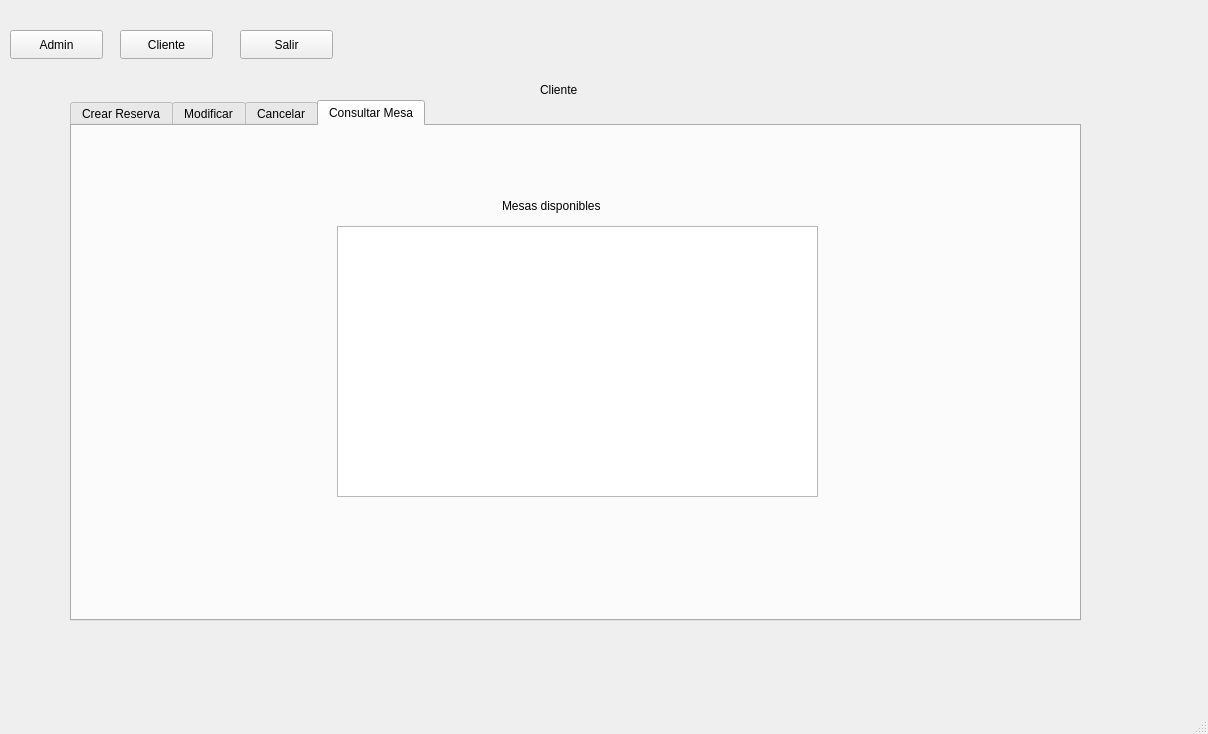
<?xml version="1.0" encoding="UTF-8"?>
<ui version="4.0">
 <class>cframe</class>
 <widget class="QMainWindow" name="cframe">
  <property name="geometry">
   <rect>
    <x>0</x>
    <y>0</y>
    <width>1208</width>
    <height>734</height>
   </rect>
  </property>
  <property name="windowTitle">
   <string>cframe</string>
  </property>
  <widget class="QWidget" name="centralwidget">
   <widget class="QPushButton" name="pushButton_2">
    <property name="geometry">
     <rect>
      <x>120</x>
      <y>30</y>
      <width>93</width>
      <height>29</height>
     </rect>
    </property>
    <property name="text">
     <string>Cliente</string>
    </property>
   </widget>
   <widget class="QStackedWidget" name="stackedWidget">
    <property name="geometry">
     <rect>
      <x>20</x>
      <y>70</y>
      <width>1151</width>
      <height>561</height>
     </rect>
    </property>
    <property name="currentIndex">
     <number>1</number>
    </property>
    <widget class="QWidget" name="page">
     <widget class="QLabel" name="label">
      <property name="geometry">
       <rect>
        <x>510</x>
        <y>10</y>
        <width>63</width>
        <height>20</height>
       </rect>
      </property>
      <property name="text">
       <string>Admin</string>
      </property>
     </widget>
     <widget class="QTabWidget" name="tabWidget_2">
      <property name="geometry">
       <rect>
        <x>10</x>
        <y>60</y>
        <width>1111</width>
        <height>501</height>
       </rect>
      </property>
      <property name="currentIndex">
       <number>5</number>
      </property>
      <widget class="QWidget" name="tab_5">
       <attribute name="title">
        <string>Crear reserva</string>
       </attribute>
       <widget class="QDateEdit" name="de_FechaReservaAdmin">
        <property name="geometry">
         <rect>
          <x>390</x>
          <y>320</y>
          <width>131</width>
          <height>26</height>
         </rect>
        </property>
       </widget>
       <widget class="QLineEdit" name="le_TelefonoReservaAdmin">
        <property name="geometry">
         <rect>
          <x>390</x>
          <y>160</y>
          <width>113</width>
          <height>26</height>
         </rect>
        </property>
       </widget>
       <widget class="QLineEdit" name="le_CantidadReservaAdmin">
        <property name="geometry">
         <rect>
          <x>390</x>
          <y>220</y>
          <width>113</width>
          <height>26</height>
         </rect>
        </property>
       </widget>
       <widget class="QPushButton" name="bton_crear_reserva_5">
        <property name="geometry">
         <rect>
          <x>490</x>
          <y>390</y>
          <width>111</width>
          <height>29</height>
         </rect>
        </property>
        <property name="text">
         <string>Crear Reserva</string>
        </property>
       </widget>
       <widget class="QLabel" name="label_33">
        <property name="geometry">
         <rect>
          <x>180</x>
          <y>160</y>
          <width>63</width>
          <height>20</height>
         </rect>
        </property>
        <property name="text">
         <string>Telefono</string>
        </property>
       </widget>
       <widget class="QLabel" name="label_34">
        <property name="geometry">
         <rect>
          <x>180</x>
          <y>230</y>
          <width>63</width>
          <height>20</height>
         </rect>
        </property>
        <property name="text">
         <string>Cantidad</string>
        </property>
       </widget>
       <widget class="QLabel" name="label_35">
        <property name="geometry">
         <rect>
          <x>170</x>
          <y>100</y>
          <width>63</width>
          <height>20</height>
         </rect>
        </property>
        <property name="text">
         <string>Nombre</string>
        </property>
       </widget>
       <widget class="QLineEdit" name="le_NombreReservaAdmin">
        <property name="geometry">
         <rect>
          <x>390</x>
          <y>100</y>
          <width>113</width>
          <height>26</height>
         </rect>
        </property>
       </widget>
       <widget class="QTimeEdit" name="te_HoraReservaAdmin">
        <property name="geometry">
         <rect>
          <x>390</x>
          <y>270</y>
          <width>131</width>
          <height>26</height>
         </rect>
        </property>
       </widget>
       <widget class="QLabel" name="label_36">
        <property name="geometry">
         <rect>
          <x>190</x>
          <y>330</y>
          <width>63</width>
          <height>20</height>
         </rect>
        </property>
        <property name="text">
         <string>Fecha</string>
        </property>
       </widget>
       <widget class="QLabel" name="label_37">
        <property name="geometry">
         <rect>
          <x>180</x>
          <y>290</y>
          <width>63</width>
          <height>20</height>
         </rect>
        </property>
        <property name="text">
         <string>Hora</string>
        </property>
       </widget>
       <widget class="QListWidget" name="lista_CrearAdmin">
        <property name="geometry">
         <rect>
          <x>580</x>
          <y>70</y>
          <width>321</width>
          <height>251</height>
         </rect>
        </property>
       </widget>
       <widget class="QLabel" name="label_22">
        <property name="geometry">
         <rect>
          <x>580</x>
          <y>40</y>
          <width>121</width>
          <height>20</height>
         </rect>
        </property>
        <property name="text">
         <string>Seleccione Mesa</string>
        </property>
       </widget>
      </widget>
      <widget class="QWidget" name="tab_6">
       <attribute name="title">
        <string>Modificar Reserva</string>
       </attribute>
       <widget class="QStackedWidget" name="stackedWidget_4">
        <property name="geometry">
         <rect>
          <x>50</x>
          <y>20</y>
          <width>961</width>
          <height>411</height>
         </rect>
        </property>
        <property name="currentIndex">
         <number>0</number>
        </property>
        <widget class="QWidget" name="page_7">
         <widget class="QLineEdit" name="le_ModNombreAdmin">
          <property name="geometry">
           <rect>
            <x>290</x>
            <y>90</y>
            <width>113</width>
            <height>26</height>
           </rect>
          </property>
         </widget>
         <widget class="QPushButton" name="pushButton_5">
          <property name="geometry">
           <rect>
            <x>60</x>
            <y>130</y>
            <width>93</width>
            <height>29</height>
           </rect>
          </property>
          <property name="text">
           <string>Modificar</string>
          </property>
         </widget>
         <widget class="QLineEdit" name="le_ModCodigoAdmin">
          <property name="geometry">
           <rect>
            <x>290</x>
            <y>30</y>
            <width>113</width>
            <height>26</height>
           </rect>
          </property>
         </widget>
         <widget class="QLabel" name="label_38">
          <property name="geometry">
           <rect>
            <x>30</x>
            <y>80</y>
            <width>231</width>
            <height>20</height>
           </rect>
          </property>
          <property name="text">
           <string>Ingrese Nombre De representante</string>
          </property>
         </widget>
         <widget class="QLabel" name="label_39">
          <property name="geometry">
           <rect>
            <x>30</x>
            <y>30</y>
            <width>171</width>
            <height>20</height>
           </rect>
          </property>
          <property name="text">
           <string>Ingrese Codigo reserva</string>
          </property>
         </widget>
        </widget>
        <widget class="QWidget" name="page_8">
         <widget class="QLabel" name="label_40">
          <property name="geometry">
           <rect>
            <x>190</x>
            <y>100</y>
            <width>63</width>
            <height>20</height>
           </rect>
          </property>
          <property name="text">
           <string>Telefono</string>
          </property>
         </widget>
         <widget class="QLabel" name="label_41">
          <property name="geometry">
           <rect>
            <x>200</x>
            <y>270</y>
            <width>63</width>
            <height>20</height>
           </rect>
          </property>
          <property name="text">
           <string>Fecha</string>
          </property>
         </widget>
         <widget class="QLabel" name="label_42">
          <property name="geometry">
           <rect>
            <x>180</x>
            <y>40</y>
            <width>63</width>
            <height>20</height>
           </rect>
          </property>
          <property name="text">
           <string>Nombre</string>
          </property>
         </widget>
         <widget class="QLineEdit" name="le_NombreModificarAdmin">
          <property name="geometry">
           <rect>
            <x>400</x>
            <y>40</y>
            <width>113</width>
            <height>26</height>
           </rect>
          </property>
         </widget>
         <widget class="QLineEdit" name="le_TelefonoModifcarAdmin">
          <property name="geometry">
           <rect>
            <x>400</x>
            <y>100</y>
            <width>113</width>
            <height>26</height>
           </rect>
          </property>
         </widget>
         <widget class="QLabel" name="label_48">
          <property name="geometry">
           <rect>
            <x>190</x>
            <y>230</y>
            <width>63</width>
            <height>20</height>
           </rect>
          </property>
          <property name="text">
           <string>Hora</string>
          </property>
         </widget>
         <widget class="QDateEdit" name="de_FechaModificarAdmin">
          <property name="geometry">
           <rect>
            <x>400</x>
            <y>260</y>
            <width>131</width>
            <height>26</height>
           </rect>
          </property>
         </widget>
         <widget class="QLineEdit" name="le_CantidadModificarAdmin">
          <property name="geometry">
           <rect>
            <x>400</x>
            <y>160</y>
            <width>113</width>
            <height>26</height>
           </rect>
          </property>
         </widget>
         <widget class="QTimeEdit" name="te_HoraModificarAdmin">
          <property name="geometry">
           <rect>
            <x>400</x>
            <y>210</y>
            <width>131</width>
            <height>26</height>
           </rect>
          </property>
         </widget>
         <widget class="QPushButton" name="bton_crear_reserva_6">
          <property name="geometry">
           <rect>
            <x>500</x>
            <y>330</y>
            <width>151</width>
            <height>29</height>
           </rect>
          </property>
          <property name="text">
           <string>Modificar Reserva</string>
          </property>
         </widget>
         <widget class="QLabel" name="label_49">
          <property name="geometry">
           <rect>
            <x>190</x>
            <y>170</y>
            <width>63</width>
            <height>20</height>
           </rect>
          </property>
          <property name="text">
           <string>Cantidad</string>
          </property>
         </widget>
         <widget class="QListWidget" name="lista_ModificarAdmin">
          <property name="geometry">
           <rect>
            <x>550</x>
            <y>30</y>
            <width>381</width>
            <height>261</height>
           </rect>
          </property>
         </widget>
         <widget class="QLabel" name="label_23">
          <property name="geometry">
           <rect>
            <x>550</x>
            <y>10</y>
            <width>121</width>
            <height>20</height>
           </rect>
          </property>
          <property name="text">
           <string>Seleccione Mesa</string>
          </property>
         </widget>
        </widget>
       </widget>
      </widget>
      <widget class="QWidget" name="tab_7">
       <attribute name="title">
        <string>Cancelar Reserva</string>
       </attribute>
       <widget class="QLineEdit" name="le_NombreCancelarAdmin">
        <property name="geometry">
         <rect>
          <x>440</x>
          <y>180</y>
          <width>113</width>
          <height>26</height>
         </rect>
        </property>
       </widget>
       <widget class="QLabel" name="label_45">
        <property name="geometry">
         <rect>
          <x>180</x>
          <y>170</y>
          <width>231</width>
          <height>20</height>
         </rect>
        </property>
        <property name="text">
         <string>Ingrese Nombre De representante</string>
        </property>
       </widget>
       <widget class="QPushButton" name="pushButton_7">
        <property name="geometry">
         <rect>
          <x>210</x>
          <y>220</y>
          <width>141</width>
          <height>29</height>
         </rect>
        </property>
        <property name="text">
         <string>Cancelar Reserva</string>
        </property>
       </widget>
       <widget class="QLabel" name="label_46">
        <property name="geometry">
         <rect>
          <x>180</x>
          <y>120</y>
          <width>171</width>
          <height>20</height>
         </rect>
        </property>
        <property name="text">
         <string>Ingrese Codigo reserva</string>
        </property>
       </widget>
       <widget class="QLineEdit" name="le_CodigoCancelarAdmin">
        <property name="geometry">
         <rect>
          <x>440</x>
          <y>120</y>
          <width>113</width>
          <height>26</height>
         </rect>
        </property>
       </widget>
      </widget>
      <widget class="QWidget" name="tab_8">
       <attribute name="title">
        <string>Crear Mesa</string>
       </attribute>
       <widget class="QLineEdit" name="le_CrearMesaAdmin">
        <property name="geometry">
         <rect>
          <x>260</x>
          <y>40</y>
          <width>113</width>
          <height>26</height>
         </rect>
        </property>
       </widget>
       <widget class="QLabel" name="label_47">
        <property name="geometry">
         <rect>
          <x>20</x>
          <y>40</y>
          <width>231</width>
          <height>20</height>
         </rect>
        </property>
        <property name="text">
         <string>Ingrese Nombre de la mesa</string>
        </property>
       </widget>
       <widget class="QPushButton" name="pushButton_8">
        <property name="geometry">
         <rect>
          <x>130</x>
          <y>80</y>
          <width>93</width>
          <height>29</height>
         </rect>
        </property>
        <property name="text">
         <string>Crear</string>
        </property>
       </widget>
      </widget>
      <widget class="QWidget" name="tab_9">
       <attribute name="title">
        <string>Deshabilitar Mesa</string>
       </attribute>
       <widget class="QLabel" name="label_50">
        <property name="geometry">
         <rect>
          <x>30</x>
          <y>70</y>
          <width>241</width>
          <height>20</height>
         </rect>
        </property>
        <property name="text">
         <string>Ingrese Nombre  para Deshabilitar</string>
        </property>
       </widget>
       <widget class="QLineEdit" name="le_DeshabilitarMesaAdmin">
        <property name="geometry">
         <rect>
          <x>310</x>
          <y>70</y>
          <width>113</width>
          <height>26</height>
         </rect>
        </property>
       </widget>
       <widget class="QPushButton" name="pushButton_9">
        <property name="geometry">
         <rect>
          <x>160</x>
          <y>120</y>
          <width>93</width>
          <height>29</height>
         </rect>
        </property>
        <property name="text">
         <string>Deshabilitar</string>
        </property>
       </widget>
      </widget>
      <widget class="QWidget" name="tab_10">
       <attribute name="title">
        <string>Ver Reservas</string>
       </attribute>
       <widget class="QTextEdit" name="text_VerReservasAdmin">
        <property name="geometry">
         <rect>
          <x>340</x>
          <y>80</y>
          <width>391</width>
          <height>301</height>
         </rect>
        </property>
       </widget>
       <widget class="QPushButton" name="pushButton_10">
        <property name="geometry">
         <rect>
          <x>490</x>
          <y>390</y>
          <width>93</width>
          <height>29</height>
         </rect>
        </property>
        <property name="text">
         <string>Actualizar</string>
        </property>
       </widget>
       <widget class="QLabel" name="label_11">
        <property name="geometry">
         <rect>
          <x>490</x>
          <y>30</y>
          <width>101</width>
          <height>20</height>
         </rect>
        </property>
        <property name="text">
         <string>Ver Reservas</string>
        </property>
       </widget>
      </widget>
     </widget>
    </widget>
    <widget class="QWidget" name="page_2">
     <widget class="QLabel" name="label_2">
      <property name="geometry">
       <rect>
        <x>520</x>
        <y>10</y>
        <width>63</width>
        <height>20</height>
       </rect>
      </property>
      <property name="text">
       <string>Cliente</string>
      </property>
     </widget>
     <widget class="QTabWidget" name="tabWidget">
      <property name="geometry">
       <rect>
        <x>50</x>
        <y>30</y>
        <width>1011</width>
        <height>521</height>
       </rect>
      </property>
      <property name="currentIndex">
       <number>3</number>
      </property>
      <widget class="QWidget" name="tab">
       <attribute name="title">
        <string>Crear Reserva</string>
       </attribute>
       <widget class="QLabel" name="label_3">
        <property name="geometry">
         <rect>
          <x>450</x>
          <y>10</y>
          <width>111</width>
          <height>20</height>
         </rect>
        </property>
        <property name="text">
         <string>Crear Reserva</string>
        </property>
       </widget>
       <widget class="QLineEdit" name="le_CrearNombreReserva">
        <property name="geometry">
         <rect>
          <x>280</x>
          <y>70</y>
          <width>113</width>
          <height>26</height>
         </rect>
        </property>
       </widget>
       <widget class="QLineEdit" name="le_TelefonoCrearReserva">
        <property name="geometry">
         <rect>
          <x>280</x>
          <y>130</y>
          <width>113</width>
          <height>26</height>
         </rect>
        </property>
       </widget>
       <widget class="QLineEdit" name="le_CantidadCrearReserva">
        <property name="geometry">
         <rect>
          <x>280</x>
          <y>190</y>
          <width>113</width>
          <height>26</height>
         </rect>
        </property>
       </widget>
       <widget class="QTimeEdit" name="te_HoraCrearReserva">
        <property name="geometry">
         <rect>
          <x>280</x>
          <y>240</y>
          <width>131</width>
          <height>26</height>
         </rect>
        </property>
       </widget>
       <widget class="QDateEdit" name="de_FechaCrearReserva">
        <property name="geometry">
         <rect>
          <x>280</x>
          <y>290</y>
          <width>131</width>
          <height>26</height>
         </rect>
        </property>
       </widget>
       <widget class="QLabel" name="label_4">
        <property name="geometry">
         <rect>
          <x>60</x>
          <y>70</y>
          <width>63</width>
          <height>20</height>
         </rect>
        </property>
        <property name="text">
         <string>Nombre</string>
        </property>
       </widget>
       <widget class="QLabel" name="label_5">
        <property name="geometry">
         <rect>
          <x>70</x>
          <y>130</y>
          <width>63</width>
          <height>20</height>
         </rect>
        </property>
        <property name="text">
         <string>Telefono</string>
        </property>
       </widget>
       <widget class="QLabel" name="label_6">
        <property name="geometry">
         <rect>
          <x>70</x>
          <y>200</y>
          <width>63</width>
          <height>20</height>
         </rect>
        </property>
        <property name="text">
         <string>Cantidad</string>
        </property>
       </widget>
       <widget class="QLabel" name="label_7">
        <property name="geometry">
         <rect>
          <x>70</x>
          <y>260</y>
          <width>63</width>
          <height>20</height>
         </rect>
        </property>
        <property name="text">
         <string>Hora</string>
        </property>
       </widget>
       <widget class="QLabel" name="label_8">
        <property name="geometry">
         <rect>
          <x>80</x>
          <y>300</y>
          <width>63</width>
          <height>20</height>
         </rect>
        </property>
        <property name="text">
         <string>Fecha</string>
        </property>
       </widget>
       <widget class="QPushButton" name="bton_crear_reserva">
        <property name="geometry">
         <rect>
          <x>380</x>
          <y>360</y>
          <width>111</width>
          <height>29</height>
         </rect>
        </property>
        <property name="text">
         <string>Crear Reserva</string>
        </property>
       </widget>
       <widget class="QListWidget" name="lista_CrearCliente">
        <property name="geometry">
         <rect>
          <x>540</x>
          <y>90</y>
          <width>261</width>
          <height>241</height>
         </rect>
        </property>
       </widget>
       <widget class="QLabel" name="label_12">
        <property name="geometry">
         <rect>
          <x>550</x>
          <y>60</y>
          <width>121</width>
          <height>20</height>
         </rect>
        </property>
        <property name="text">
         <string>Seleccione Mesa</string>
        </property>
       </widget>
      </widget>
      <widget class="QWidget" name="tab_3">
       <attribute name="title">
        <string>Modificar</string>
       </attribute>
       <widget class="QLabel" name="label_15">
        <property name="geometry">
         <rect>
          <x>500</x>
          <y>30</y>
          <width>131</width>
          <height>20</height>
         </rect>
        </property>
        <property name="text">
         <string>Modificar Reserva</string>
        </property>
       </widget>
       <widget class="QStackedWidget" name="stackedWidget_2">
        <property name="geometry">
         <rect>
          <x>20</x>
          <y>60</y>
          <width>961</width>
          <height>411</height>
         </rect>
        </property>
        <property name="currentIndex">
         <number>0</number>
        </property>
        <widget class="QWidget" name="page_3">
         <widget class="QLineEdit" name="le_NombreModReserva">
          <property name="geometry">
           <rect>
            <x>290</x>
            <y>90</y>
            <width>113</width>
            <height>26</height>
           </rect>
          </property>
         </widget>
         <widget class="QPushButton" name="pushButton_3">
          <property name="geometry">
           <rect>
            <x>60</x>
            <y>130</y>
            <width>93</width>
            <height>29</height>
           </rect>
          </property>
          <property name="text">
           <string>Modificar</string>
          </property>
         </widget>
         <widget class="QLineEdit" name="le_ModCodigoReserva">
          <property name="geometry">
           <rect>
            <x>290</x>
            <y>30</y>
            <width>113</width>
            <height>26</height>
           </rect>
          </property>
         </widget>
         <widget class="QLabel" name="label_17">
          <property name="geometry">
           <rect>
            <x>30</x>
            <y>80</y>
            <width>231</width>
            <height>20</height>
           </rect>
          </property>
          <property name="text">
           <string>Ingrese Nombre De representante</string>
          </property>
         </widget>
         <widget class="QLabel" name="label_16">
          <property name="geometry">
           <rect>
            <x>30</x>
            <y>30</y>
            <width>171</width>
            <height>20</height>
           </rect>
          </property>
          <property name="text">
           <string>Ingrese Codigo reserva</string>
          </property>
         </widget>
        </widget>
        <widget class="QWidget" name="page_4">
         <widget class="QLabel" name="label_21">
          <property name="geometry">
           <rect>
            <x>190</x>
            <y>100</y>
            <width>63</width>
            <height>20</height>
           </rect>
          </property>
          <property name="text">
           <string>Telefono</string>
          </property>
         </widget>
         <widget class="QLabel" name="label_13">
          <property name="geometry">
           <rect>
            <x>200</x>
            <y>270</y>
            <width>63</width>
            <height>20</height>
           </rect>
          </property>
          <property name="text">
           <string>Fecha</string>
          </property>
         </widget>
         <widget class="QLabel" name="label_20">
          <property name="geometry">
           <rect>
            <x>190</x>
            <y>40</y>
            <width>63</width>
            <height>20</height>
           </rect>
          </property>
          <property name="text">
           <string>Nombre</string>
          </property>
         </widget>
         <widget class="QLineEdit" name="le_NombreModificarReserva">
          <property name="geometry">
           <rect>
            <x>400</x>
            <y>40</y>
            <width>113</width>
            <height>26</height>
           </rect>
          </property>
         </widget>
         <widget class="QLineEdit" name="le_TelefonoModificarReserva">
          <property name="geometry">
           <rect>
            <x>400</x>
            <y>100</y>
            <width>113</width>
            <height>26</height>
           </rect>
          </property>
         </widget>
         <widget class="QLabel" name="label_18">
          <property name="geometry">
           <rect>
            <x>190</x>
            <y>230</y>
            <width>63</width>
            <height>20</height>
           </rect>
          </property>
          <property name="text">
           <string>Hora</string>
          </property>
         </widget>
         <widget class="QDateEdit" name="de_FechaModificarReserva">
          <property name="geometry">
           <rect>
            <x>400</x>
            <y>260</y>
            <width>131</width>
            <height>26</height>
           </rect>
          </property>
         </widget>
         <widget class="QLineEdit" name="le_CantidadModificarReserva">
          <property name="geometry">
           <rect>
            <x>400</x>
            <y>160</y>
            <width>113</width>
            <height>26</height>
           </rect>
          </property>
         </widget>
         <widget class="QTimeEdit" name="te_HoraModificarReserva">
          <property name="geometry">
           <rect>
            <x>400</x>
            <y>210</y>
            <width>131</width>
            <height>26</height>
           </rect>
          </property>
         </widget>
         <widget class="QPushButton" name="bton_crear_reserva_2">
          <property name="geometry">
           <rect>
            <x>500</x>
            <y>330</y>
            <width>151</width>
            <height>29</height>
           </rect>
          </property>
          <property name="text">
           <string>Modificar Reserva</string>
          </property>
         </widget>
         <widget class="QLabel" name="label_19">
          <property name="geometry">
           <rect>
            <x>190</x>
            <y>170</y>
            <width>63</width>
            <height>20</height>
           </rect>
          </property>
          <property name="text">
           <string>Cantidad</string>
          </property>
         </widget>
         <widget class="QListWidget" name="lista_ModificarCliente">
          <property name="geometry">
           <rect>
            <x>570</x>
            <y>60</y>
            <width>321</width>
            <height>241</height>
           </rect>
          </property>
         </widget>
         <widget class="QLabel" name="label_14">
          <property name="geometry">
           <rect>
            <x>590</x>
            <y>0</y>
            <width>121</width>
            <height>20</height>
           </rect>
          </property>
          <property name="text">
           <string>Seleccione mesa</string>
          </property>
         </widget>
        </widget>
       </widget>
      </widget>
      <widget class="QWidget" name="tab_2">
       <attribute name="title">
        <string>Cancelar</string>
       </attribute>
       <widget class="QLabel" name="label_9">
        <property name="geometry">
         <rect>
          <x>412</x>
          <y>10</y>
          <width>121</width>
          <height>20</height>
         </rect>
        </property>
        <property name="text">
         <string>Cancelar Reserva</string>
        </property>
       </widget>
       <widget class="QLineEdit" name="le_NombreCancelarReserva">
        <property name="geometry">
         <rect>
          <x>360</x>
          <y>160</y>
          <width>113</width>
          <height>26</height>
         </rect>
        </property>
       </widget>
       <widget class="QLabel" name="label_43">
        <property name="geometry">
         <rect>
          <x>100</x>
          <y>150</y>
          <width>231</width>
          <height>20</height>
         </rect>
        </property>
        <property name="text">
         <string>Ingrese Nombre De representante</string>
        </property>
       </widget>
       <widget class="QPushButton" name="pushButton_6">
        <property name="geometry">
         <rect>
          <x>130</x>
          <y>200</y>
          <width>93</width>
          <height>29</height>
         </rect>
        </property>
        <property name="text">
         <string>Cancelar</string>
        </property>
       </widget>
       <widget class="QLabel" name="label_44">
        <property name="geometry">
         <rect>
          <x>100</x>
          <y>100</y>
          <width>171</width>
          <height>20</height>
         </rect>
        </property>
        <property name="text">
         <string>Ingrese Codigo reserva</string>
        </property>
       </widget>
       <widget class="QLineEdit" name="le_CodigoCancelarReserva">
        <property name="geometry">
         <rect>
          <x>360</x>
          <y>100</y>
          <width>113</width>
          <height>26</height>
         </rect>
        </property>
       </widget>
      </widget>
      <widget class="QWidget" name="tab_4">
       <attribute name="title">
        <string>Consultar Mesa</string>
       </attribute>
       <widget class="QListWidget" name="listaConsultaMesas">
        <property name="geometry">
         <rect>
          <x>265</x>
          <y>100</y>
          <width>481</width>
          <height>271</height>
         </rect>
        </property>
       </widget>
       <widget class="QLabel" name="label_10">
        <property name="geometry">
         <rect>
          <x>430</x>
          <y>70</y>
          <width>131</width>
          <height>20</height>
         </rect>
        </property>
        <property name="text">
         <string>Mesas disponibles</string>
        </property>
       </widget>
      </widget>
     </widget>
    </widget>
   </widget>
   <widget class="QPushButton" name="Salir">
    <property name="geometry">
     <rect>
      <x>240</x>
      <y>30</y>
      <width>93</width>
      <height>29</height>
     </rect>
    </property>
    <property name="text">
     <string>Salir</string>
    </property>
   </widget>
   <widget class="QPushButton" name="pushButton">
    <property name="geometry">
     <rect>
      <x>10</x>
      <y>30</y>
      <width>93</width>
      <height>29</height>
     </rect>
    </property>
    <property name="text">
     <string>Admin</string>
    </property>
   </widget>
  </widget>
  <widget class="QMenuBar" name="menubar">
   <property name="geometry">
    <rect>
     <x>0</x>
     <y>0</y>
     <width>1208</width>
     <height>26</height>
    </rect>
   </property>
  </widget>
  <widget class="QStatusBar" name="statusbar"/>
 </widget>
 <resources/>
 <connections/>
</ui>
